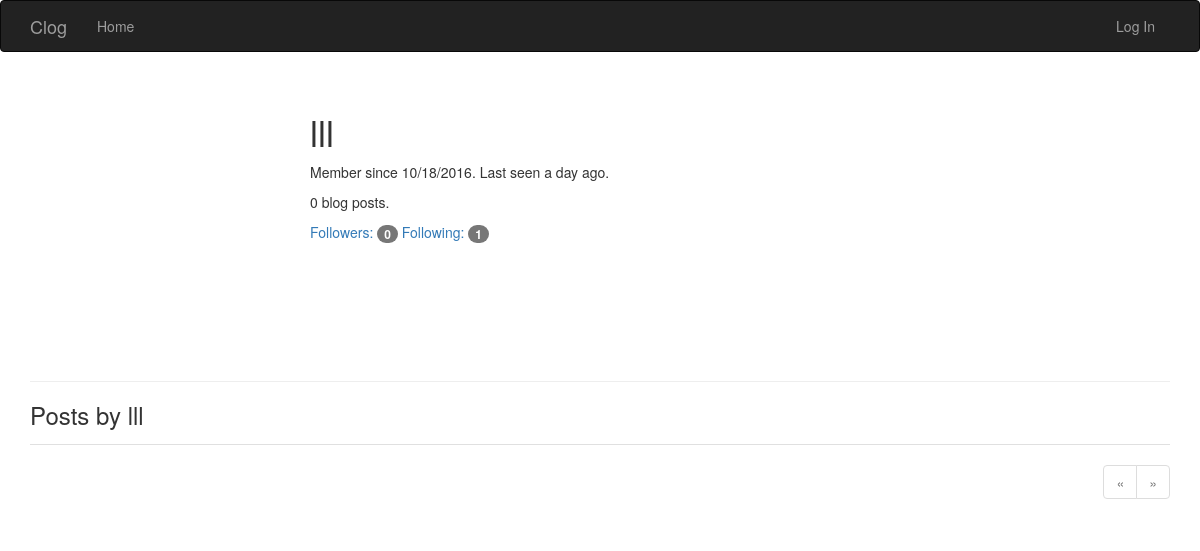
The page /user/lll on the database as committed earlier.
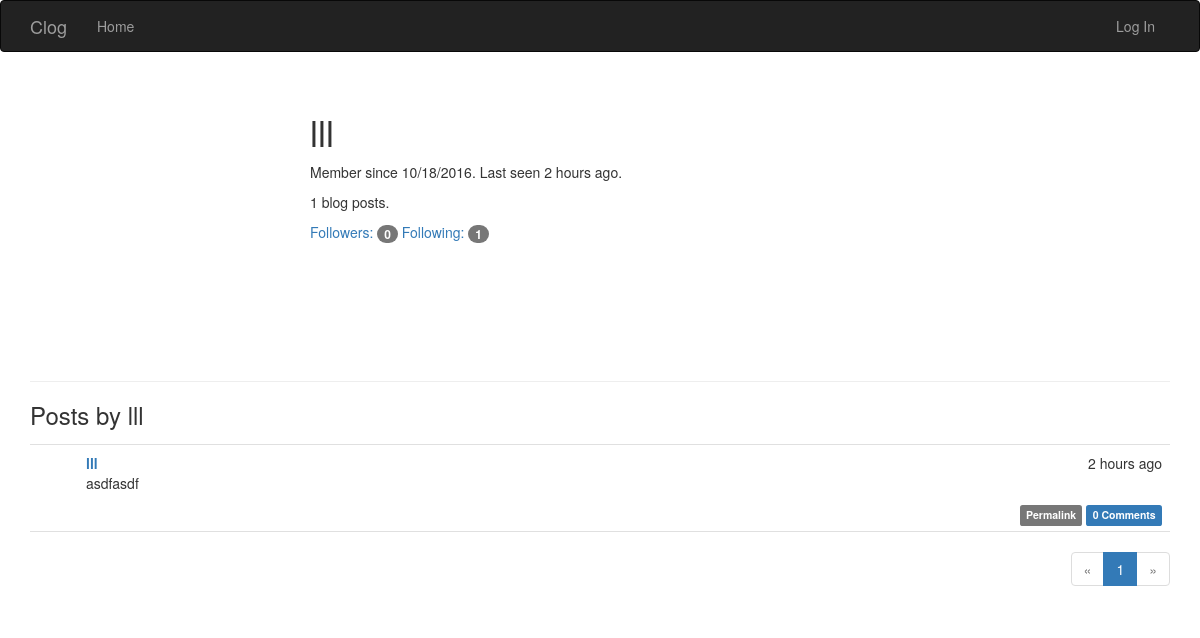
The same page on the database as committed later.
### app/models.py (models this page shows, shortened)
class User(UserMixin, db.Model):
    __tablename__ = 'users'
    id = db.Column(db.Integer, primary_key=True)
    username = db.Column(db.String(64), unique=True, index=True)
    email = db.Column(db.String(64), unique=True, index=True)
    role_id = db.Column(db.Integer, db.ForeignKey('roles.id'))
    password_hash = db.Column(db.String(128))
    confirmed = db.Column(db.Boolean, default=False)
    name = db.Column(db.String(64))
    location = db.Column(db.String(64))
    about_me = db.Column(db.Text)
    member_since = db.Column(db.DateTime(), default=datetime.utcnow)
    last_seen = db.Column(db.DateTime(), default=datetime.utcnow)
    posts = db.relationship('Post', backref='author', lazy='dynamic')
    followed = db.relationship('Follow',
                               foreign_keys=[Follow.follower_id],
                               backref=db.backref('follower', lazy='joined'),
                               lazy='dynamic',
                               cascade='all, delete-orphan')
    followers = db.relationship('Follow',
                                foreign_keys=[Follow.followed_id],
                                backref=db.backref('followed', lazy='joined'),
                                lazy='dynamic',
                                cascade='all, delete-orphan')
    comments = db.relationship('Comment', backref='author', lazy='dynamic')
    @property
    def password(self):
        raise AttributeError('password is not a readable attribute')

class Post(db.Model):
    __tablename__ = 'posts'
    id = db.Column(db.Integer, primary_key=True)
    body = db.Column(db.Text)
    timestamp = db.Column(db.DateTime, index=True, default=datetime.utcnow)
    author_id = db.Column(db.Integer, db.ForeignKey('users.id'))
    body_html = db.Column(db.Text)
    comments = db.relationship('Comment', backref='post', lazy='dynamic')

### app/main/views.py (the view)
@main.route('/user/<username>')
def user(username):
    user = User.query.filter_by(username=username).first()
    if user is None:
        abort(404)
    page = request.args.get('page', 1, type=int)
    pagination = user.posts.order_by(Post.timestamp.desc()).paginate(
        page, per_page=current_app.config['FLASKY_POSTS_PER_PAGE'],
        error_out=False)
    posts = pagination.items
    return render_template('user.html', user=user, posts=posts,
                           pagination=pagination)

### app/auth/views.py (called while the page is built)
@auth.before_app_request
def before_request():
    if current_user.is_authenticated:
        current_user.ping()
        if not current_user.confirmed \
                and request.endpoint[:5] != 'auth.' \
                and request.endpoint != 'static':
            return redirect(url_for('auth.unconfirmed'))

### app/main/__init__.py (called while the page is built)
@main.app_context_processor
def inject_permissions():
    return dict(Permission=Permission)

### app/models.py (called while the page is built)
    def can(self, permissions):
        return False

    def is_administrator(self):
        return False

### app/templates/user.html (shortened to what this page needs)
{% extends "base.html" %}
{% import "_macros.html" as macros %}
{% block page_content %}
<div class="page-header">
    <div class="profile-header">
        <h1>{{ user.username }}</h1>
        <p>Member since {{ moment(user.member_since).format('L') }}. Last seen {{ moment(user.last_seen).fromNow() }}.</p>
        <p>{{ user.posts.count() }} blog posts.</p>
        <p>
            <a href="{{ url_for('.followers', username=user.username) }}">Followers: <span class="badge">{{ user.followers.count() - 1 }}</span></a>
            <a href="{{ url_for('.followed_by', username=user.username) }}">Following: <span class="badge">{{ user.followed.count() - 1 }}</span></a>
        </p>
    </div>
</div>
<h3>Posts by {{ user.username }}</h3>
{% include '_posts.html' %}
{% if pagination %}
<div class="pagination">
    {{ macros.pagination_widget(pagination, '.user', username=user.username) }}
</div>
{% endif %}
{% endblock %}

### app/templates/base.html (shortened to what this page needs)
{% extends "bootstrap/base.html" %}
{% block head %}
{{ super() }}
<link rel="stylesheet" type="text/css" href="{{ url_for('static', filename='styles.css') }}">
{% endblock %}
{% block navbar %}
<div class="navbar navbar-inverse" role="navigation">
    <div class="container">
        <div class="navbar-header">
            <a class="navbar-brand" href="{{ url_for('main.index') }}">Clog</a>
        </div>
        <div class="navbar-collapse collapse">
            <ul class="nav navbar-nav">
                <li><a href="{{ url_for('main.index') }}">Home</a></li>
            </ul>
            <ul class="nav navbar-nav navbar-right">
                {% if current_user.is_authenticated %}
                <li class="dropdown">
                    <a href="#" class="dropdown-toggle" data-toggle="dropdown">
                        Account <b class="caret"></b>
                    </a>
                    <ul class="dropdown-menu">
                        <li><a href="{{ url_for('auth.change_password') }}">Change Password</a></li>
                        <li><a href="{{ url_for('auth.change_email_request') }}">Change Email</a></li>
                        <li><a href="{{ url_for('auth.logout') }}">Log Out</a></li>
                    </ul>
                </li>
                {% else %}
                <li><a href="{{ url_for('auth.login') }}">Log In</a></li>
                {% endif %}
            </ul>
        </div>
    </div>
</div>
{% endblock %}
{% block content %}
<div class="container">
    {% block page_content %}{% endblock %}
</div>
{% endblock %}

### app/templates/_macros.html
{% macro pagination_widget(pagination, endpoint) %}
<ul class="pagination">
    <li{% if not pagination.has_prev %} class="disabled"{% endif %}>
        <a href="{% if pagination.has_prev %}{{ url_for(endpoint, page=pagination.prev_num, **kwargs) }}{% else %}#{% endif %}">
            &laquo;
        </a>
    </li>
    {% for p in pagination.iter_pages() %}
        {% if p %}
            {% if p == pagination.page %}
            <li class="active">
                <a href="{{ url_for(endpoint, page=p, **kwargs) }}">{{ p }}</a>
            </li>
            {% else %}
            <li>
                <a href="{{ url_for(endpoint, page=p, **kwargs) }}">{{ p }}</a>
            </li>
            {% endif %}
        {% else %}
        <li class="disabled"><a href="#">&hellip;</a></li>
        {% endif %}
    {% endfor %}
    <li{% if not pagination.has_next %} class="disabled"{% endif %}>
        <a href="{% if pagination.has_next %}{{ url_for(endpoint, page=pagination.next_num, **kwargs) }}{% else %}#{% endif %}">
            &raquo;
        </a>
    </li>
</ul>
{% endmacro %}

### app/templates/_posts.html (shortened to what this page needs)
<ul class="posts">
    {% for post in posts %}
    <li class="post">
        <div class="post-content">
            <div class="post-date">{{ moment(post.timestamp).fromNow() }}</div>
            <div class="post-author"><a href="{{ url_for('.user', username=post.author.username) }}">{{ post.author.username }}</a></div>
            <div class="post-body">
                {% if post.body_html %}
                    {{ post.body_html | safe }}
                {% else %}
                    {{ post.body }}
                {% endif %}
            </div>
            <div class="post-footer">
                <a href="{{ url_for('.post', id=post.id) }}">
                    <span class="label label-default">Permalink</span>
                </a>
                <a href="{{ url_for('.post', id=post.id) }}#comments">
                    <span class="label label-primary">{{ post.comments.count() }} Comments</span>
                </a>
            </div>
        </div>
    </li>
    {% endfor %}
</ul>

### app/static/styles.css (style rules this page uses)
.profile-header { min-height: 260px; margin-left: 280px; }
ul.posts { list-style-type: none; padding: 0px; margin: 16px 0px 0px 0px; border-top: 1px solid #e0e0e0; }
ul.posts li.post { padding: 8px; border-bottom: 1px solid #e0e0e0; }
div.post-date { float: right; }
div.post-author { font-weight: bold; }
div.post-content { margin-left: 48px; min-height: 48px; }
div.post-footer { text-align: right; }
div.pagination { width: 100%; text-align: right; padding: 0px; margin: 0px; }

Rows that differ between the two databases and show on the page:
changed User "lll": last_seen "a day ago" → "2 hours ago"
added Post: timestamp "2 hours ago", author.username "lll", body_html "asdfasdf", comments.count "0"
Other text that changed with them:
{{ user.posts.count() }}: "0" → "1"
new list line: "1"
